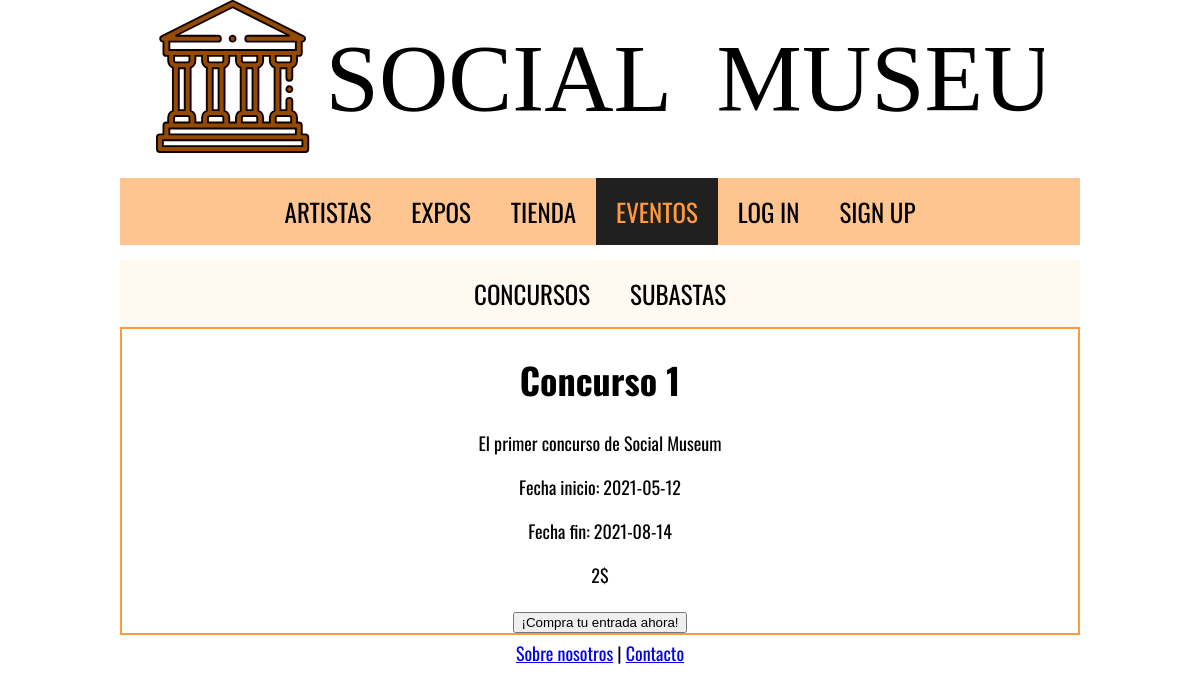
/concursos.php, run on the app's committed database.
### tables this page shows
CREATE TABLE `eventos` (
  `id` int(11) NOT NULL,
  `nombre` varchar(25) NOT NULL,
  `tipo` varchar(25) NOT NULL,
  `descripcion` varchar(255) DEFAULT NULL,
  `fecha_ini` date NOT NULL,
  `fecha_fin` date NOT NULL,
  `precio` float NOT NULL DEFAULT 0
);

### includes/Evento.php (called while the page is built, shortened)
<?php
class Evento
{
    private $descripcion;
    private $fecha_ini;
	private $fecha_fin;
	private $precio;
	private function __construct($nombre, $tipo, $descripcion, $fecha_ini, $fecha_fin, $precio)
    {
        $this->descripcion = $descripcion;
		$this->fecha_ini = $fecha_ini;
		$this->fecha_fin=$fecha_fin;
		$this->precio=$precio;
    }
    public function descripcion(){return $this->descripcion;}
	public function fecha_ini(){return $this->fecha_ini;}
	public function fecha_fin(){return $this->fecha_fin;}
	public function precio(){return $this->precio;}
    public static function buscaEvento($nombre, $tipo)
    {
        $app = Aplicacion::getInstance();
        $conn = $app->conexionBd();
		$query = sprintf("SELECT * FROM Eventos E WHERE E.nombre = '%s' AND E.tipo = '%s'",$conn->real_escape_string($nombre),$conn->real_escape_string($tipo));
        $rs = $conn->query($query);
        $result = false;
        if ($rs) {
            if ( $rs->num_rows == 1) {
                $fila = $rs->fetch_assoc();
				$evento = new Evento($fila['nombre'], $fila['tipo'], $fila['descripcion'], $fila['fecha_ini'], $fila['fecha_fin'], $fila['precio']);
                $evento->id = $fila['id'];
                $result = $evento;
            }
        } else {
            echo "Error al consultar en la BD: (" . $conn->errno . ") " . utf8_encode($conn->error);
            exit();
        }
        return $result;
    }
	public static function nombresEventos(){
        $app = Aplicacion::getInstance();
        $conn = $app->conexionBd();
        $query = sprintf("SELECT nombre FROM Eventos WHERE tipo = 'Concurso'");
        $rs = $conn->prepare($query);
        $rs->execute();
        $eventos = $rs->get_result();
		return $eventos;
	}
}

### includes/MostradorConcursos.php (the view, shortened to what this page needs)
<?php
class MostradorConcursos{
    public function muestra(){
		$eventos = Evento::nombresEventos();
        $filas = $eventos->num_rows;
        $html = "";
        if($filas == 0){
            $html = <<<EOF
                <p> ¡No hay eventos! </p>
            EOF;
        }
        else{
            foreach($eventos as $evento){
                $nombre = $evento['nombre'] ?? null;
                $html .= self::muestraConcurso($nombre, 'Concurso');
                }
            }
            return $html;
        }
	public function muestraConcurso($nombre){
		$evento = Evento::buscaEvento($nombre, 'Concurso');
        $descripcion = $evento->descripcion();
        $fechaI = $evento->fecha_ini();
        $fechaF = $evento->fecha_fin();
        $precio = $evento->precio();
            $html = <<<EOF
            <div class="product-info">
            <div class="product-text">
            <h1>$nombre</h1>
            <p>$descripcion </p>
            <p>Fecha inicio: $fechaI </p>
            <p>Fecha fin: $fechaF </p>
            </div>
            <div class="product-price-btn">
            <p><span>$precio</span>$</p>
            <button type="button">¡Compra tu entrada ahora!</button>
            </div>
            </div>
            EOF;
        return $html;
	}
}
?>

### css/estilo.css (style rules this page uses)
html { overflow-y:scroll; }
body { margin:0 auto; padding:0; font-size:18px; font-family: 'Oswald', sans-serif, "Times New Roman", Times, serif; color:#000000; width: 960px; }
.product-info { border: #ff9a40 2px solid; }

### data on the page
eventos: nombre "Concurso 1", descripcion "El primer concurso de Social Museum", fecha_ini "2021-05-12", fecha_fin "2021-08-14", precio "2"
